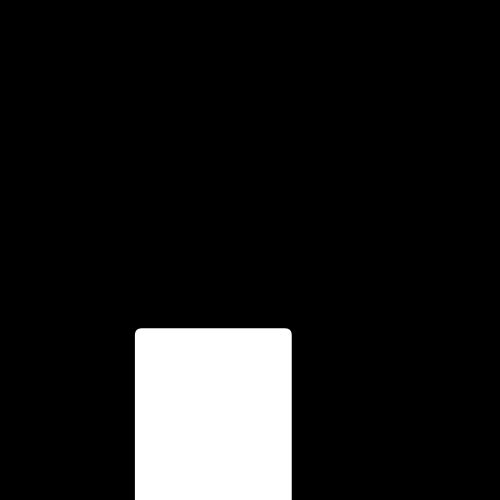
Frame 1 (no input)
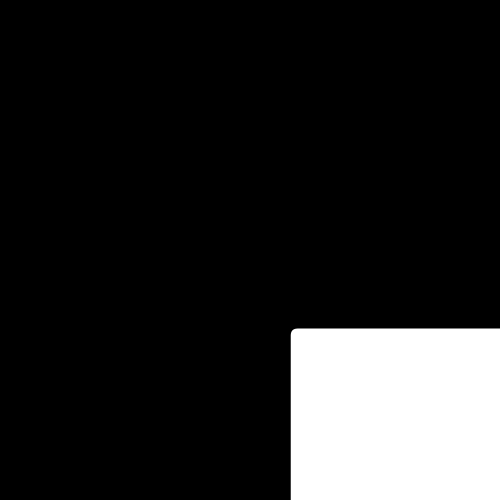
Frame 60 (the mouse pressed at the canvas centre just before this capture)
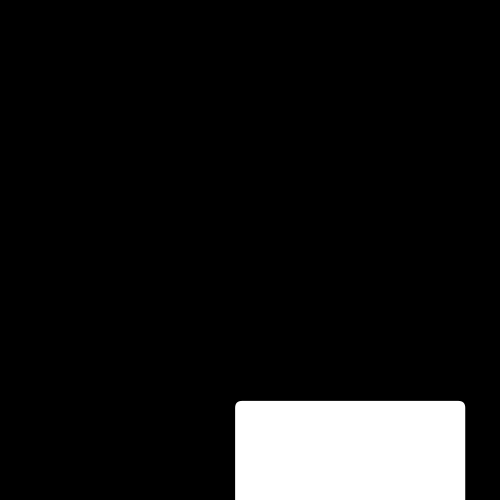
Frame 120 (the mouse held since frame 60 and released just before this capture)

The Processing sketch that drew these frames (run headless with seeded random() and noise(); from frame 60 on, the mouse is pressed at the canvas centre):

// Processing sketch: processing_175921
// ── processing_175921.pde

float x=0;
float y=0;
float w,h;

void setup() 
{
  size(500, 500);
  noStroke();
 x = random(width);
 y = random(height);
 w = random(50,500);
 h = random(50,500);
}
 
void draw() 
{
  int count = 0;
  x = x+5;
  y = y+5;
  if(x>width )
  {
    w = random(50,500);
    x = -w;
  }
  if(y>height )
  {
    h = random(50,500);
   y = -h; 
    
  }
  background(0);
  //pushMatrix();
  //translate(width/2, height/2);
  rect(y, x, h, w, 7);
  //popMatrix();
  if(x<width )
  {
    w = random(50,500);
    x = w;
  }
  if(y<height )
  {
    h = random(50,500);
   y = h; 
    
  }
  triangle(x, y, w, h, 86, 75);
}
 
